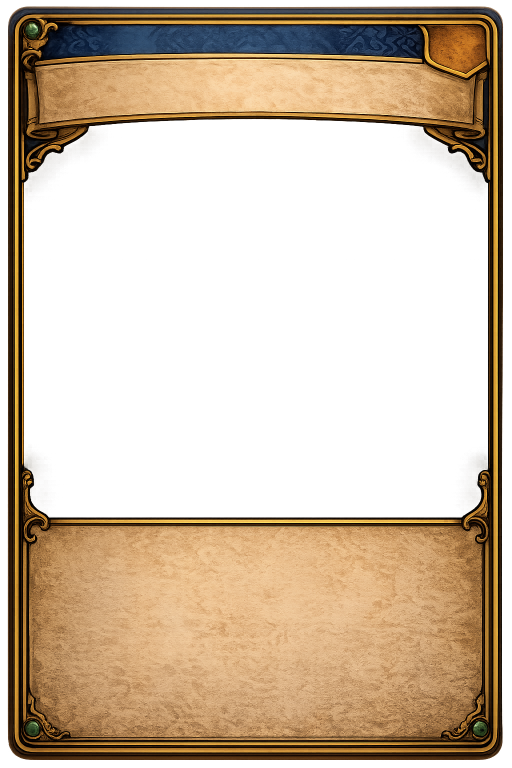
#> input picture Images/Items/Equip card Template.png, 1024 x 1536 px, found by its file name (shown at 1/2 size)
$ python inspect_template.py
#> lines starting #> are read from the running program, lines starting #| are printed output that depends on the picture; after the words box and inside, x2 and y2 are one past the last pixel; in counts of white or black regions, pixels touching at a corner belong together
from PIL import Image
import numpy as np

t = Image.open("Images/Items/Head Armour/Head Armour Finished Cards/Equip card Template.png")
#> t is the input picture: PIL image 1024x1536 RGBA; mean R, G, B, A 112, 84.9, 46.4, 125.4
t_rgba = t.convert("RGBA")
w, h = t_rgba.size
#> w = 1024; h = 1536
print(f"Template size: {w}x{h}, mode: {t.mode}")
#| Template size: 1024x1536, mode: RGBA

arr = np.array(t_rgba)
alpha = arr[:, :, 3]
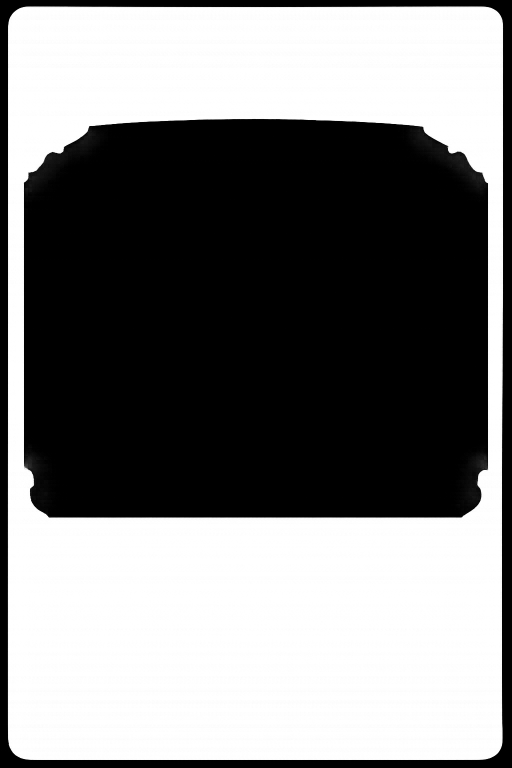
#> alpha: shape (1536, 1024) (shown at 1/2 size); min 0, max 255, mean 125.4
transparent = alpha < 10
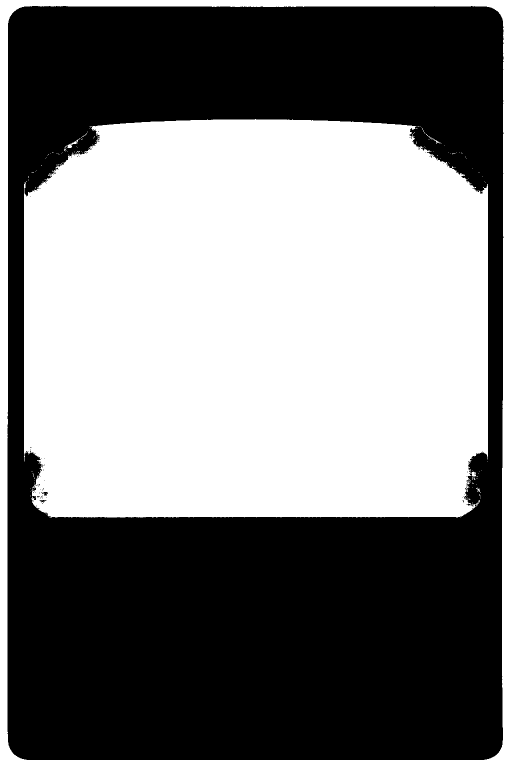
#> transparent: shape (1536, 1024) bool (shown at 1/2 size); 49.7% white; 168 white regions (163 under 20 px), largest, box (x1, y1, x2, y2) and area: (48, 238, 976, 1035) 698373, (0, 0, 1024, 1536) 82735, (129, 276, 161, 296) 128, (852, 268, 882, 288) 58, (952, 975, 960, 984) 26

rows = np.any(transparent, axis=1)
cols = np.any(transparent, axis=0)

row_indices = np.where(rows)[0]
#> row_indices = 1536 values from 0 to 1535
col_indices = np.where(cols)[0]
#> col_indices = 1024 values from 0 to 1023

if len(row_indices):
    print(f"Transparent rows: {row_indices[0]} to {row_indices[-1]}")
#| Transparent rows: 0 to 1535
else:
    print("No transparent rows")

if len(col_indices):
    print(f"Transparent cols: {col_indices[0]} to {col_indices[-1]}")
#| Transparent cols: 0 to 1023
else:
    print("No transparent cols")

# Sample pixel colours at key positions for layout clues
print(f"\nSample pixels:")
for y in [30, 80, 130, 180, 300, 500, 700, 900, 1100, 1300]:
    if y < h:
        print(f"  y={y}: {arr[y, w//2]}")
#> this loop made 10 passes
#|   y=30: [233 179  75 251]
#|   y=80: [ 49  76 109 255]
#|   y=130: [241 203 150 253]
#|   y=180: [244 203 152 254]
#|   y=300: [100  72  25   0]
#|   y=500: [51 41  0  0]
#|   y=700: [37 30  0  0]
#|   y=900: [76 50  6  0]
#> (further printed lines are left out)

p = Image.open("Images/Items/Head Armour/Head Armour Portraits/Bandana.png")
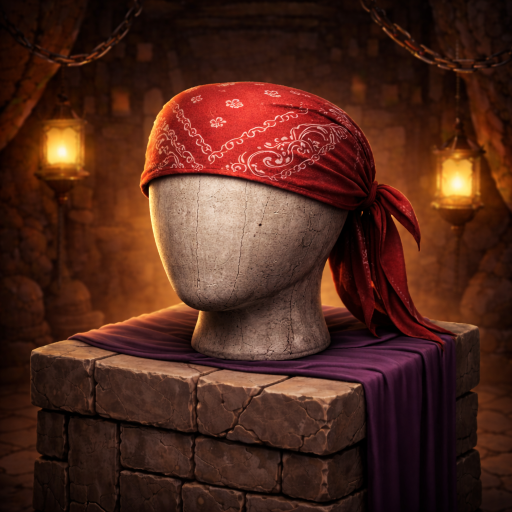
#> input picture Images/Items/Head Armour/Head Armour Portraits/Bandana.png, 1024 x 1024 px (shown at 1/2 size)
#> p is the input picture: PIL image 1024x1024 RGB; mean R, G, B 78.4, 39.4, 27.6
print(f"\nPortrait size: {p.size}, mode: {p.mode}")
#| Portrait size: (1024, 1024), mode: RGB
